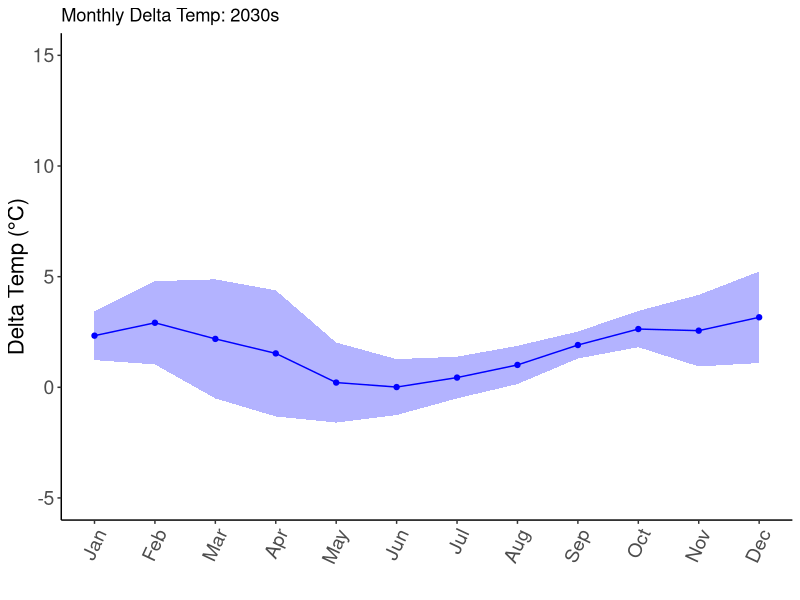
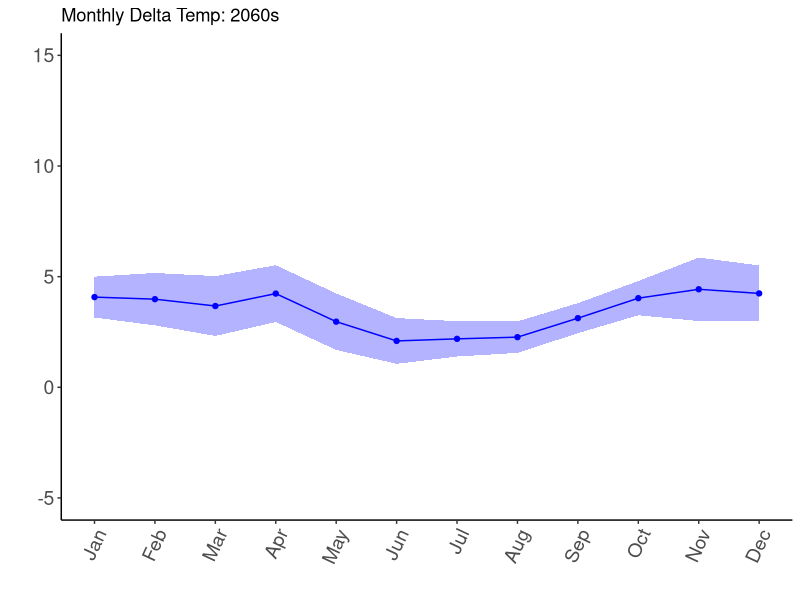
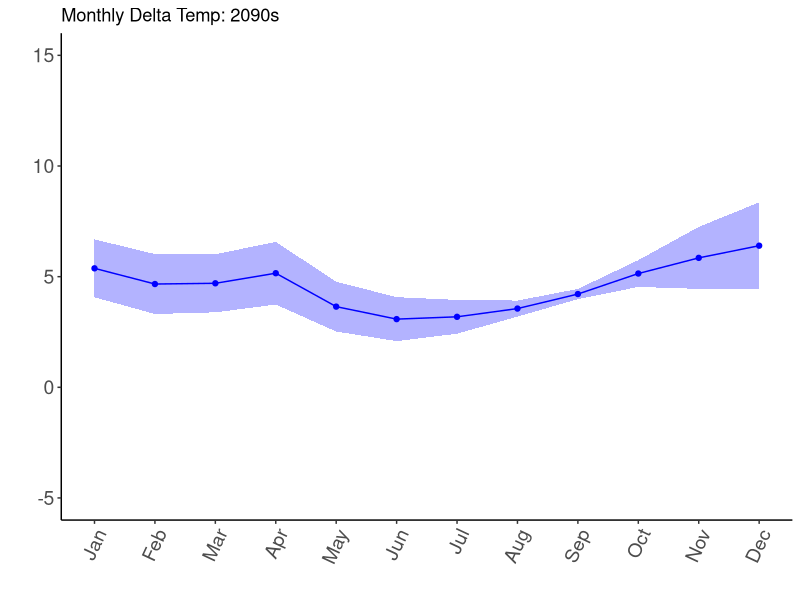
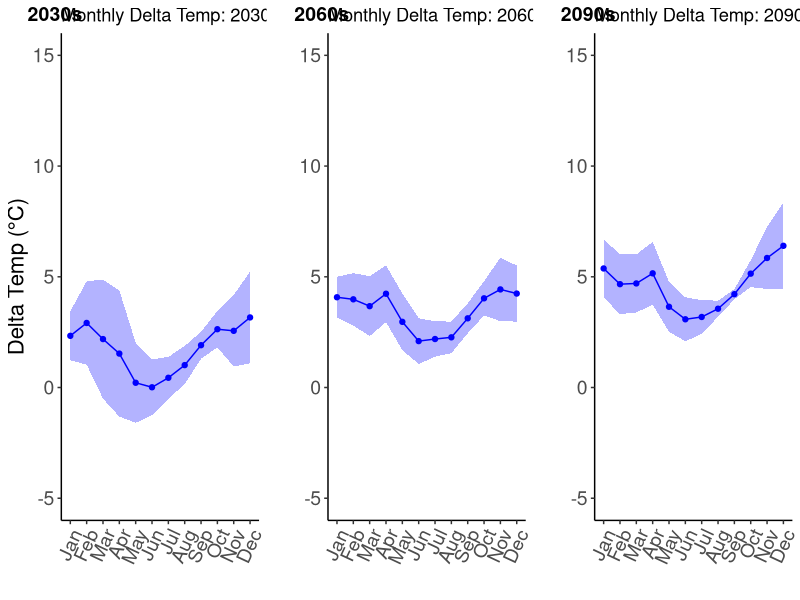

Write the R code that produced these figures, in order.
#CRD Monthly Temp Changes RCP 4.5

rm(list = ls())

# Load required libraries
library(dplyr)
library(ggplot2)
library(ggpubr)
library(lubridate)

# Read in the dataset (update file path as necessary)
# Assuming the dataset is stored in a CSV file
Mod_CRD45 <- read.csv("Corr_Mod_CRD45.csv")

# Convert 'time' to Date and extract year and month
Mod_CRD45$time <- as.Date(Mod_CRD45$time, format = "%Y-%m-%d")
Mod_CRD45$Year <- year(Mod_CRD45$time)
Mod_CRD45$Month <- format(Mod_CRD45$time, "%B")

# Calculate monthly averages for each decade
calculate_monthly_averages <- function(data, decade_start, decade_end) {
  # Initialize empty dataframe to store monthly averages
  monthly_avg_table <- data.frame(Pond = character(), Month = factor(), AvgTemp = numeric(), Year = integer(), stringsAsFactors = FALSE)
  
  # Loop through each year in the decade
  for (yr in decade_start:decade_end) {
    yearly_data <- data %>%
      filter(Year == yr)
    
    # Loop through each pond
    for (pond_name in unique(data$pond_name)) {
      pond_data <- yearly_data %>%
        filter(pond_name == pond_name)
      
      # Loop through each month
      for (month in month.name) {
        monthly_data <- pond_data %>%
          filter(Month == month)
        
        # Calculate the mean of 'med' for the current month
        avg_temp <- mean(monthly_data$med, na.rm = TRUE)
        
        # Append results to monthly_avg_table dataframe
        monthly_avg_table <- rbind(
          monthly_avg_table,
          data.frame(Pond = pond_name, Month = factor(month, levels = month.name), AvgTemp = avg_temp, Year = yr)
        )
      }
    }
  }
  
  return(monthly_avg_table)
}

# Calculate monthly averages for the historical and projected decades
monthly_means <- calculate_monthly_averages(Mod_CRD45, 2012, 2020)
monthly_avg_2030s <- calculate_monthly_averages(Mod_CRD45, 2030, 2039)
monthly_avg_2060s <- calculate_monthly_averages(Mod_CRD45, 2060, 2069)
monthly_avg_2090s <- calculate_monthly_averages(Mod_CRD45, 2090, 2099)

# Combine all datasets into one dataframe and add a Decade column
monthly_means <- monthly_means %>% mutate(Decade = "2020s")
monthly_avg_2030s <- monthly_avg_2030s %>% mutate(Decade = "2030s")
monthly_avg_2060s <- monthly_avg_2060s %>% mutate(Decade = "2060s")
monthly_avg_2090s <- monthly_avg_2090s %>% mutate(Decade = "2090s")

combined_monthly_avg <- bind_rows(monthly_means, monthly_avg_2030s, monthly_avg_2060s, monthly_avg_2090s)
str(combined_monthly_avg)

# Calculate the difference from the reference year (2020s)
reference_year_avg <- combined_monthly_avg %>%
  filter(Decade == "2020s") %>%
  group_by(Month) %>%
  summarise(avg_temp_ref_year = mean(AvgTemp, na.rm = TRUE))

combined_monthly_avg <- combined_monthly_avg %>%
  left_join(reference_year_avg, by = "Month") %>%
  mutate(diff_AvgTemp = AvgTemp - avg_temp_ref_year)

# Filter out the reference decade for further analysis
DeltaMonthly_CRD45 <- combined_monthly_avg %>% filter(Decade != "2020s")

# Group by Month and Decade, calculate mean and standard deviation of differences
summary_stats2 <- DeltaMonthly_CRD45 %>%
  mutate(Month = format(as.Date(paste0(Month, " 1 2000"), "%B %d %Y"), "%m")) %>%  # Standardize month to numeric
  group_by(Month, Decade) %>%
  summarise(
    mean_diff_AvgTemp = mean(diff_AvgTemp, na.rm = TRUE),
    sd_diff_AvgTemp = sd(diff_AvgTemp, na.rm = TRUE),
    .groups = "drop"
  )
summary_stats2

# Function to create plots for each decade
create_plot <- function(data, decade_label, y_label = "Delta Temp (°C)") {
  data <- data %>% mutate(Month = as.numeric(Month))  # Convert Month to numeric for plotting
  
  ggplot(data, aes(x = Month)) +
    geom_point(aes(y = mean_diff_AvgTemp), color = "blue") +
    geom_line(aes(y = mean_diff_AvgTemp), color = "blue") +
    geom_ribbon(aes(ymin = mean_diff_AvgTemp - sd_diff_AvgTemp, 
                    ymax = mean_diff_AvgTemp + sd_diff_AvgTemp), 
                fill = "blue", alpha = 0.3) +
    scale_x_continuous(breaks = 1:12, labels = month.abb) +
    ylim(-5, 15) +
    theme_classic() +
    labs(x = "", y = y_label, title = paste("Monthly Delta Temp:", decade_label)) +
    theme(
      axis.text.x = element_text(angle = 65, hjust = 1),
      axis.title = element_text(size = 16),
      axis.text = element_text(size = 14)
    )
}

# Create plots for each decade
MonthlyStats_2030 <- summary_stats2 %>% filter(Decade == "2030s")
MonthlyStats_2060 <- summary_stats2 %>% filter(Decade == "2060s")
MonthlyStats_2090 <- summary_stats2 %>% filter(Decade == "2090s")

MonthlyStats_2030Plot <- create_plot(MonthlyStats_2030, "2030s")
MonthlyStats_2030Plot
MonthlyStats_2060Plot <- create_plot(MonthlyStats_2060, "2060s", y_label = "")
MonthlyStats_2060Plot
MonthlyStats_2090Plot <- create_plot(MonthlyStats_2090, "2090s", y_label = "")
MonthlyStats_2090Plot

# Combine the plots into a single panel
DeltaMonth_CRD45_plot <- ggarrange(
  MonthlyStats_2030Plot, 
  MonthlyStats_2060Plot, 
  MonthlyStats_2090Plot, 
  ncol = 3, 
  labels = c("2030s", "2060s", "2090s")
)
DeltaMonth_CRD45_plot

# Save the combined plot
ggsave("Corr_DeltaMonthCRD45.png", plot = DeltaMonth_CRD45_plot, width = 12, height = 3)

# Save data as CSV files for each decade
write.csv(MonthlyStats_2030, file = "Corr_MonthlyStatsCRD45_2030.csv", row.names = FALSE)
write.csv(MonthlyStats_2060, file = "Corr_MonthlyStatsCRD45_2060.csv", row.names = FALSE)
write.csv(MonthlyStats_2090, file = "Corr_MonthlyStatsCRD45_2090.csv", row.names = FALSE)
